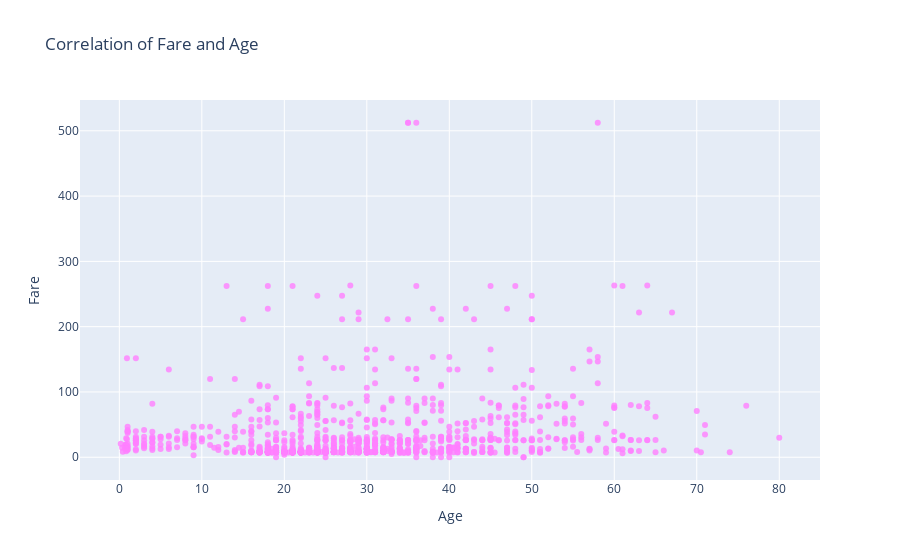

The code cell stored with this chart in its notebook:
### Markdown cell above
!! Fare feature seems to has a correlation bewteen Survived

### Code cell
import plotly.graph_objs as go
data =go.Scatter(
                    y = train_df.Fare,
                    x =  train_df.Age,
                    mode = "markers",
                    name = "Fare-Age",
                    marker = dict(color = 'rgba(255, 128, 255, 0.8)'),
                    text= train_df.Fare.corr(train_df.Age))

layout = dict(title = 'Correlation of Fare and Age',
              yaxis= dict(title= 'Fare',ticklen= 5,zeroline= False),
              xaxis= dict(title= 'Age',ticklen= 5,zeroline= False)
             )
fig = dict(data = data, layout = layout)
iplot(fig)

### Figure 1 — Plotly figure (JSON) as saved in the notebook; plotly's stock layout.template omitted (floating-point values rounded to 4 significant figures; data arrays with more than 128 entries replaced by an {"elided": "..."} marker saying what was removed)
{"data": [{"marker": {"color": "rgba(255, 128, 255, 0.8)"}, "mode": "markers", "name": "Fare-Age", "text": "0.1884772775057059", "type": "scatter", "x": {"elided": "1299 float values"}, "y": {"elided": "1299 float values"}}], "layout": {"title": {"text": "Correlation of Fare and Age"}, "xaxis": {"ticklen": 5, "title": {"text": "Age"}, "zeroline": false}, "yaxis": {"ticklen": 5, "title": {"text": "Fare"}, "zeroline": false}}}
